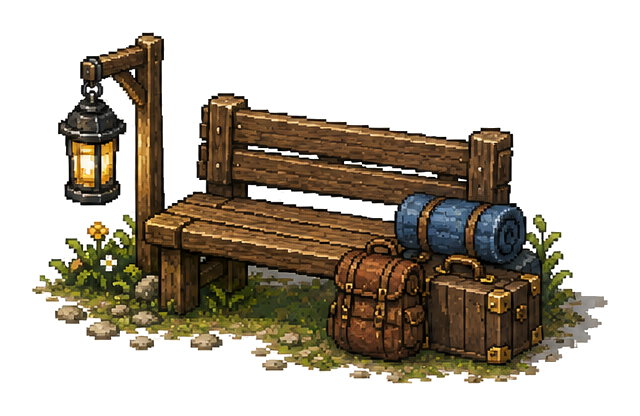
#> input picture assets/source_art/caden/environment/wayfarers_approach/pilot_v1/caden_sp_way_05_bench_luggage_lantern_source_v1.png, 640 x 416 px
$ python prepare_caden_wayfarer_pilot_runtime_v1.py
#> lines starting #> are read from the running program, lines starting #| are printed output that depends on the picture; after the words box and inside, x2 and y2 are one past the last pixel; in counts of white or black regions, pixels touching at a corner belong together
#!/usr/bin/env python3
"""Normalize the two approved Caden Wayfarer pilot props."""

from __future__ import annotations

from dataclasses import dataclass
import hashlib
import json
from pathlib import Path

from PIL import Image


ROOT = Path(__file__).resolve().parents[2]
SOURCE_ROOT = ROOT / "assets/source_art/caden/environment/wayfarers_approach/pilot_v1"
RUNTIME_ROOT = ROOT / "assets/environments/caden/wayfarers_approach/props/pilot_v1"
MANIFEST_PATH = ROOT / "assets/environments/caden/wayfarers_approach/wayfarers_approach_pilot_runtime_v1.json"
SCALE = 0.1875
PADDING = 2


@dataclass(frozen=True)
class PilotSpec:
    key: str
    catalog_asset_id: str
    source_name: str
    source_sha256: str
    source_bounds: tuple[int, int, int, int]
    runtime_name: str
    target_dimensions: tuple[int, int]
    pivot: tuple[int, int]
    intended_placement: str
    scene_node_path: str
    world_position: tuple[int, int]
    solid_bounds: tuple[int, int, int, int]
    passable_details: tuple[str, ...]
    shadow_regions: tuple[tuple[int, int, int, int], ...]
    collisions: tuple[dict[str, object], ...]


SPECS = (
    PilotSpec(
        key="sp_way_05_bench_luggage_lantern",
        catalog_asset_id="caden_sp_way_05_bench_luggage_lantern_master_v1",
        source_name="caden_sp_way_05_bench_luggage_lantern_source_v1.png",
        source_sha256="da43948a523945de20f696a862f2db62bd66c5f219d785a468d241d122197894",
        source_bounds=(32, 32, 608, 384),
        runtime_name="bench_luggage_lantern_pilot_v1.png",
        target_dimensions=(112, 70),
        pivot=(56, 63),
        intended_placement="open right-side rest lawn, clear of the road and eastern transition corridor",
        scene_node_path="SolidScenery/PilotProps/BenchLuggageLantern",
        world_position=(860, 556),
        solid_bounds=(-38, -13, 50, 1),
        passable_details=("flowers", "stones", "ground decoration", "removed shadow pixels"),
        shadow_regions=((96, 48, 112, 64),),
        collisions=(
            {"name": "lantern_post", "shape": "rectangle", "offset": [-33, -8], "size": [10, 10]},
            {"name": "bench", "shape": "rectangle", "offset": [-7, -6], "size": [48, 10]},
            {"name": "luggage", "shape": "rectangle", "offset": [31, -6], "size": [38, 14]},
        ),
    ),
    PilotSpec(
        key="sp_way_07_hitching_rail_barrels",
        catalog_asset_id="caden_sp_way_07_hitching_rail_barrels_master_v1",
        source_name="caden_sp_way_07_hitching_rail_barrels_source_v1.png",
        source_sha256="9e2a243a381c735c730af3a899d9d82b503f94b0340478b530357d7734804d87",
        source_bounds=(32, 32, 624, 346),
        runtime_name="hitching_rail_barrels_pilot_v1.png",
        target_dimensions=(115, 63),
        pivot=(57, 55),
        intended_placement="traveler wagon and hitching area, south of the preserved east-west road corridor",
        scene_node_path="SolidScenery/PilotProps/HitchingRailBarrels",
        world_position=(650, 500),
        solid_bounds=(-50, -15, 48, 1),
        passable_details=("flowers", "rope gaps", "ground decoration", "removed shadow pixels"),
        shadow_regions=((50, 45, 91, 58),),
        collisions=(
            {"name": "barrels", "shape": "rectangle", "offset": [-29, -7], "size": [42, 16]},
            {"name": "hitching_rail", "shape": "rectangle", "offset": [13, -5], "size": [70, 10]},
        ),
    ),
)


def sha256(path: Path) -> str:
    digest = hashlib.sha256()
    with path.open("rb") as handle:
        for block in iter(lambda: handle.read(1024 * 1024), b""):
            digest.update(block)
    return digest.hexdigest()


def _visible_boundary(image: Image.Image) -> set[tuple[int, int]]:
    alpha = image.getchannel("A")
    pixels = alpha.load()
    boundary: set[tuple[int, int]] = set()
    for y in range(image.height):
        for x in range(image.width):
            if pixels[x, y] == 0:
                continue
            for nx, ny in ((x - 1, y), (x + 1, y), (x, y - 1), (x, y + 1)):
                if nx < 0 or ny < 0 or nx >= image.width or ny >= image.height or pixels[nx, ny] == 0:
                    boundary.add((x, y))
                    break
    return boundary


def _bright_halo_positions(image: Image.Image) -> set[tuple[int, int]]:
    rgba = image.load()
    positions: set[tuple[int, int]] = set()
    for x, y in _visible_boundary(image):
        red, green, blue, _alpha = rgba[x, y]
        if max(red, green, blue) - min(red, green, blue) <= 28 and (red + green + blue) / 3 >= 218:
            positions.add((x, y))
    return positions


def _clean_bright_halo(image: Image.Image) -> int:
    rgba = image.load()
    replacements: dict[tuple[int, int], tuple[int, int, int, int]] = {}
    for x, y in _bright_halo_positions(image):
        _red, _green, _blue, alpha = rgba[x, y]
        candidates: list[tuple[int, int, int]] = []
        for ny in range(max(0, y - 2), min(image.height, y + 3)):
            for nx in range(max(0, x - 2), min(image.width, x + 3)):
                nr, ng, nb, na = rgba[nx, ny]
                if na == 0 or (nr + ng + nb) / 3 >= 210:
                    continue
                if max(nr, ng, nb) - min(nr, ng, nb) < 18:
                    continue
                candidates.append((nr, ng, nb))
        if candidates:
            candidates.sort(key=lambda color: sum(color))
            replacement = candidates[len(candidates) // 2]
            replacements[(x, y)] = (*replacement, alpha)
        else:
            replacements[(x, y)] = (0, 0, 0, 0)
    for position, color in replacements.items():
        rgba[position] = color
    return len(replacements)


def _remove_baked_shadow(image: Image.Image, regions: tuple[tuple[int, int, int, int], ...]) -> int:
    rgba = image.load()
    removed = 0
    for left, top, right, bottom in regions:
        for y in range(max(0, top), min(image.height, bottom)):
            for x in range(max(0, left), min(image.width, right)):
                red, green, blue, alpha = rgba[x, y]
                if alpha == 0:
                    continue
                saturation = max(red, green, blue) - min(red, green, blue)
                brightness = (red + green + blue) / 3
                if saturation <= 24 and 18 <= brightness <= 185:
                    rgba[x, y] = (0, 0, 0, 0)
                    removed += 1
    return removed


def _remove_tiny_fragments(image: Image.Image, maximum_area: int = 2) -> tuple[int, int]:
    alpha = image.getchannel("A")
    pixels = alpha.load()
    visited: set[tuple[int, int]] = set()
    fragments: list[list[tuple[int, int]]] = []
    for y in range(image.height):
        for x in range(image.width):
            if pixels[x, y] == 0 or (x, y) in visited:
                continue
            stack = [(x, y)]
            visited.add((x, y))
            component: list[tuple[int, int]] = []
            while stack:
                px, py = stack.pop()
                component.append((px, py))
                for nx, ny in ((px - 1, py), (px + 1, py), (px, py - 1), (px, py + 1)):
                    if nx < 0 or ny < 0 or nx >= image.width or ny >= image.height:
                        continue
                    if pixels[nx, ny] == 0 or (nx, ny) in visited:
                        continue
                    visited.add((nx, ny))
                    stack.append((nx, ny))
            if len(component) <= maximum_area:
                fragments.append(component)
    rgba = image.load()
    for component in fragments:
        for position in component:
            rgba[position] = (0, 0, 0, 0)
    return len(fragments), sum(len(component) for component in fragments)


def _sanitize_transparency(image: Image.Image) -> int:
    rgba = image.load()
    changed = 0
    for y in range(image.height):
        for x in range(image.width):
            red, green, blue, alpha = rgba[x, y]
            if alpha == 0 and (red or green or blue):
                rgba[x, y] = (0, 0, 0, 0)
                changed += 1
    return changed


def _edge_pixel_count(image: Image.Image) -> int:
    alpha = image.getchannel("A")
    pixels = alpha.load()
    positions = {(x, 0) for x in range(image.width)} | {(x, image.height - 1) for x in range(image.width)}
    positions |= {(0, y) for y in range(image.height)} | {(image.width - 1, y) for y in range(image.height)}
    return sum(pixels[position] > 0 for position in positions)


def _component_sizes(image: Image.Image) -> list[int]:
    alpha = image.getchannel("A")
    pixels = alpha.load()
    visited: set[tuple[int, int]] = set()
    sizes: list[int] = []
    for y in range(image.height):
        for x in range(image.width):
            if pixels[x, y] == 0 or (x, y) in visited:
                continue
            stack = [(x, y)]
            visited.add((x, y))
            size = 0
            while stack:
                px, py = stack.pop()
                size += 1
                for nx, ny in ((px - 1, py), (px + 1, py), (px, py - 1), (px, py + 1)):
                    if nx < 0 or ny < 0 or nx >= image.width or ny >= image.height:
                        continue
                    if pixels[nx, ny] == 0 or (nx, ny) in visited:
                        continue
                    visited.add((nx, ny))
                    stack.append((nx, ny))
            sizes.append(size)
    return sorted(sizes, reverse=True)


def _post_cleanup_audit(image: Image.Image) -> dict[str, object]:
    alpha = image.getchannel("A")
    alpha_values = list(alpha.get_flattened_data())
    component_sizes = _component_sizes(image)
    visible_bounds = alpha.getbbox()
    transparent_rgb_pixels = sum(
        1
        for red, green, blue, value in image.get_flattened_data()
        if value == 0 and (red != 0 or green != 0 or blue != 0)
    )
    return {
        "visible_bounds_xyxy": list(visible_bounds) if visible_bounds is not None else None,
        "visible_pixels": sum(value > 0 for value in alpha_values),
        "partial_alpha_pixels": sum(0 < value < 255 for value in alpha_values),
        "transparent_rgb_pixels": transparent_rgb_pixels,
        "canvas_edge_pixels": _edge_pixel_count(image),
        "bright_boundary_halo_candidates": len(_bright_halo_positions(image)),
        "connected_components": len(component_sizes),
        "detached_components_at_or_below_2_pixels": sum(size <= 2 for size in component_sizes),
        "smallest_component_pixels": component_sizes[-1] if component_sizes else 0,
        "largest_component_pixels": component_sizes[0] if component_sizes else 0,
    }


def main() -> int:
    RUNTIME_ROOT.mkdir(parents=True, exist_ok=True)
    records: dict[str, object] = {}
    for spec in SPECS:
        source_path = SOURCE_ROOT / spec.source_name
        if sha256(source_path) != spec.source_sha256:
            raise RuntimeError(f"Unexpected source hash: {source_path}")
        source = Image.open(source_path).convert("RGBA")
#> source is the input picture: PIL image 640x416 RGBA; mean R, G, B, A 39.4, 31.8, 19.9, 108.6
        cropped = source.crop(spec.source_bounds)
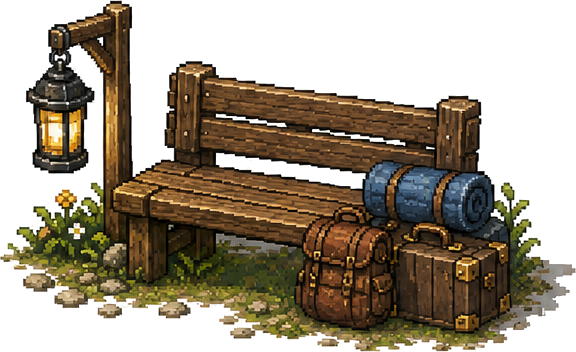
#> cropped: PIL image 576x352 RGBA; mean R, G, B, A 51.7, 41.8, 26.2, 142.6; transparent parts drawn white
        normalized_size = (
            round(cropped.width * SCALE),
            round(cropped.height * SCALE),
        )
#> normalized_size = (108, 66)
        normalized = cropped.resize(normalized_size, Image.Resampling.NEAREST)
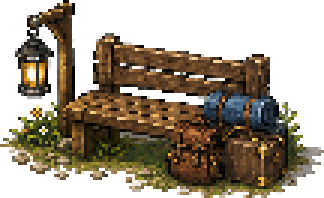
#> normalized: PIL image 108x66 RGBA (shown 3 times larger); mean R, G, B, A 52.3, 42.3, 27, 143.5; transparent parts drawn white
        runtime = Image.new("RGBA", (normalized.width + PADDING * 2, normalized.height + PADDING * 2), (0, 0, 0, 0))
#> runtime: PIL image 112x70 RGBA; every value is 0
        runtime.alpha_composite(normalized, (PADDING, PADDING))
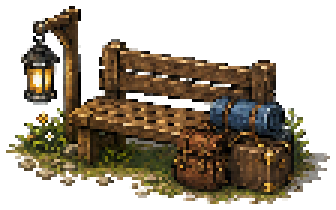
#> runtime: PIL image 112x70 RGBA (shown 3 times larger); mean R, G, B, A 47.6, 38.5, 24.5, 130.5; transparent parts drawn white
        if runtime.size != spec.target_dimensions:
            raise RuntimeError(f"Unexpected target dimensions for {spec.key}: {runtime.size}")
        shadow_pixels = _remove_baked_shadow(runtime, spec.shadow_regions)
#> after the loop in _remove_baked_shadow, `for left, top, right, bottom in regions:`: removed = 76
#> shadow_pixels = 76
        halo_pixels = _clean_bright_halo(runtime)
#> in _bright_halo_positions, `positions: set[tuple[int, int]] = set()`: positions = 0 items
#> in _visible_boundary, `alpha = image.getchannel("A")`:
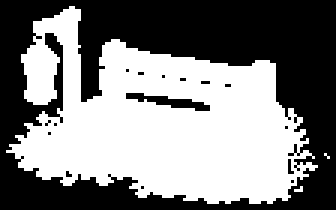
#> alpha: PIL image 112x70 L (shown 3 times larger); 50.2% white; 16 black regions (14 under 20 px), largest, box (x1, y1, x2, y2) and area: (0, 0, 112, 70) 3807, (42, 31, 70, 37) 71
#> the loop in _clean_bright_halo, `for x, y in _bright_halo_positions(image):` made 41 passes
#> (x, y, replacement) on passes 1 to 12: (54, 65, (119, 112, 45)), (48, 24, (102, 66, 34)), (48, 33, (108, 71, 41)), (61, 64, (157, 130, 56)), (19, 58, (125, 117, 44)), (52, 64, (126, 115, 42)), (25, 59, (141, 135, 50)), (34, 31, (84, 59, 36)), (46, 63, (151, 136, 102)), (46, 60, (154, 133, 60)), (68, 66, (132, 115, 65)), (7, 53, (178, 152, 86))
#> (x, y) on pass 13: (10, 15)
#> after the loop in _clean_bright_halo, `for x, y in _bright_halo_positions(image):`: replacements = 41 items
#> the loop in _clean_bright_halo, `for position, color in replacements.items():` made 41 passes
#> (position, color) on passes 1 to 12: ((54, 65), (119, 112, 45, 255)), ((48, 24), (102, 66, 34, 255)), ((48, 33), (108, 71, 41, 255)), ((61, 64), (157, 130, 56, 255)), ((19, 58), (125, 117, 44, 255)), ((52, 64), (126, 115, 42, 255)), ((25, 59), (141, 135, 50, 255)), ((34, 31), (84, 59, 36, 255)), ((46, 63), (151, 136, 102, 255)), ((46, 60), (154, 133, 60, 255)), ((68, 66), (132, 115, 65, 255)), ((7, 53), (178, 152, 86, 255))
#> halo_pixels = 41
        fragment_count, fragment_pixels = _remove_tiny_fragments(runtime)
#> in _remove_tiny_fragments, `alpha = image.getchannel("A")`: alpha: PIL image 112x70 L; 50.2% white; 16 black regions (14 under 20 px), largest, box (x1, y1, x2, y2) and area: (0, 0, 112, 70) 3808, (42, 31, 70, 37) 71
#> fragment_count = 3; fragment_pixels = 3
        transparent_rgb_pixels = _sanitize_transparency(runtime)
#> after the loop in _sanitize_transparency, `for y in range(image.height):`: changed = 0
#> transparent_rgb_pixels = 0
        edge_pixels = _edge_pixel_count(runtime)
#> in _edge_pixel_count, `alpha = image.getchannel("A")`: alpha: PIL image 112x70 L; 50.1% white; 16 black regions (14 under 20 px), largest, box (x1, y1, x2, y2) and area: (0, 0, 112, 70) 3811, (42, 31, 70, 37) 71
#> edge_pixels = 0
        if edge_pixels:
            raise RuntimeError(f"Runtime edge pixels remain for {spec.key}: {edge_pixels}")
        post_cleanup_audit = _post_cleanup_audit(runtime)
        for audit_key in (
            "partial_alpha_pixels",
            "transparent_rgb_pixels",
            "canvas_edge_pixels",
            "bright_boundary_halo_candidates",
            "detached_components_at_or_below_2_pixels",
        ):
            if post_cleanup_audit[audit_key] != 0:
                raise RuntimeError(f"Post-cleanup audit failed for {spec.key}: {audit_key}")
        output_path = RUNTIME_ROOT / spec.runtime_name
        runtime.save(output_path, format="PNG", compress_level=9)
        records[spec.key] = {
            "catalog_asset_id": spec.catalog_asset_id,
            "catalog_source": "metadata/ASSET_CATALOG.json in Caden Mega Asset Library v1.1",
            "catalog_status": "candidate",
            "catalog_metadata_status": "proposed_pending_visual_approval",
            "selection_status": "pilot_selected",
            "approval_state": "pilot_selected_wayfarer_structural_recomposition_v5_approved",
            "rights_status": "project_internal_rights_unverified",
            "zone": "wayfarers_approach",
            "intended_placement": spec.intended_placement,
            "scene_path": "scenes/world/caden/WayfarersApproach.tscn",
            "scene_node_path": spec.scene_node_path,
            "world_position_xy": list(spec.world_position),
            "scale_family": "medium_setpiece",
            "source_path": source_path.relative_to(ROOT).as_posix(),
            "source_sha256": spec.source_sha256,
            "source_dimensions": list(source.size),
            "source_bounds_xyxy": list(spec.source_bounds),
            "scale": SCALE,
            "resampling": "nearest-neighbor",
            "target_runtime_dimensions": list(spec.target_dimensions),
            "manual_cleanup": {
                "bright_halo_pixels_recolored_or_removed": halo_pixels,
                "baked_shadow_pixels_removed": shadow_pixels,
                "detached_fragments_removed": fragment_count,
                "detached_fragment_pixels_removed": fragment_pixels,
                "transparent_rgb_pixels_zeroed": transparent_rgb_pixels,
                "remaining_edge_pixels": edge_pixels,
            },
            "runtime_path": output_path.relative_to(ROOT).as_posix(),
            "runtime_dimensions": list(runtime.size),
            "pivot_xy": list(spec.pivot),
            "pivot_basis": "bottom-center structural ground contact; excludes flowers, stones, and shadow pixels",
            "import_scale": 1.0,
            "intended_footprint": {
                "solid_bounds_relative_to_pivot_xyxy": list(spec.solid_bounds),
                "solid_bounds_size": [spec.solid_bounds[2] - spec.solid_bounds[0], spec.solid_bounds[3] - spec.solid_bounds[1]],
                "passable_details": list(spec.passable_details),
            },
            "collision_shapes": list(spec.collisions),
            "sorting_strategy": "player-relative z-index from structural ground-contact Y; behind=9, neutral=10, front=11",
            "post_cleanup_audit": post_cleanup_audit,
            "runtime_sha256": sha256(output_path),
        }
    manifest = {
        "version": 2,
        "generator": "tools/art/prepare_caden_wayfarer_pilot_runtime_v1.py",
        "generator_sha256": sha256(Path(__file__)),
        "source_package": "Caden Mega Asset Library v1.1",
        "source_package_sha256": "7859e29f917e1a3bca18334d831bac361d543a9be40f8b8e8cc03649ee3a98a1",
        "scope": "Limited two-asset Wayfarer pilot; no additional library assets authorized.",
        "provenance_and_licensing": {
            "source": "Caden Mega Asset Library v1.1",
            "notes": "See docs/PROVENANCE_AND_LICENSE.md in the verified source package.",
            "rights_status": "project_internal_rights_unverified",
            "distribution_status": "do_not_publish_until_rights_are_verified",
        },
        "concept_authority": {
            "allowed": ["palette", "materials", "lighting", "architectural language", "greenery", "relative density"],
            "excluded": ["signs", "emblems", "central monument", "exact geometry", "lore-bearing details"],
        },
        "approval_decisions": {
            "pilot_selected": ["sp_way_05_bench_luggage_lantern", "sp_way_07_hitching_rail_barrels"],
            "scale_approved_alternates_not_selected": ["sp_way_06_bench_packs_planter", "sp_way_08_hitching_posts_supplies"],
            "deferred": {
                "sp_way_11": "corrected but absent from the approved scale-calibration board",
                "sp_way_12": "corrected but absent from the approved scale-calibration board; may read as a Marketplace stall",
                "sp_way_13": "corrected but absent from the approved scale-calibration board",
                "sp_way_14": "reserved for an optional Festival-state pass",
                "sp_way_15": "tree reads as a sapling; combined sprite creates collision and depth-sorting problems",
            },
            "rejected_as_is": ["all seven Wayfarer buildings", "sp_way_01-04", "sp_way_09-10", "sp_way_16"],
        },
        "gate": "Wayfarer's Approach structural recomposition v5 visually approved; Marketplace composition and candidate shortlist review is the next gate.",
        "assets": records,
    }
    MANIFEST_PATH.write_text(json.dumps(manifest, indent=2) + "\n", encoding="utf-8", newline="\n")
    print(f"pilot_assets={len(records)}")
    print(f"manifest={MANIFEST_PATH.relative_to(ROOT).as_posix()}")
    return 0


if __name__ == "__main__":
#> (the run stopped early here; a loop or call above may not have finished)
